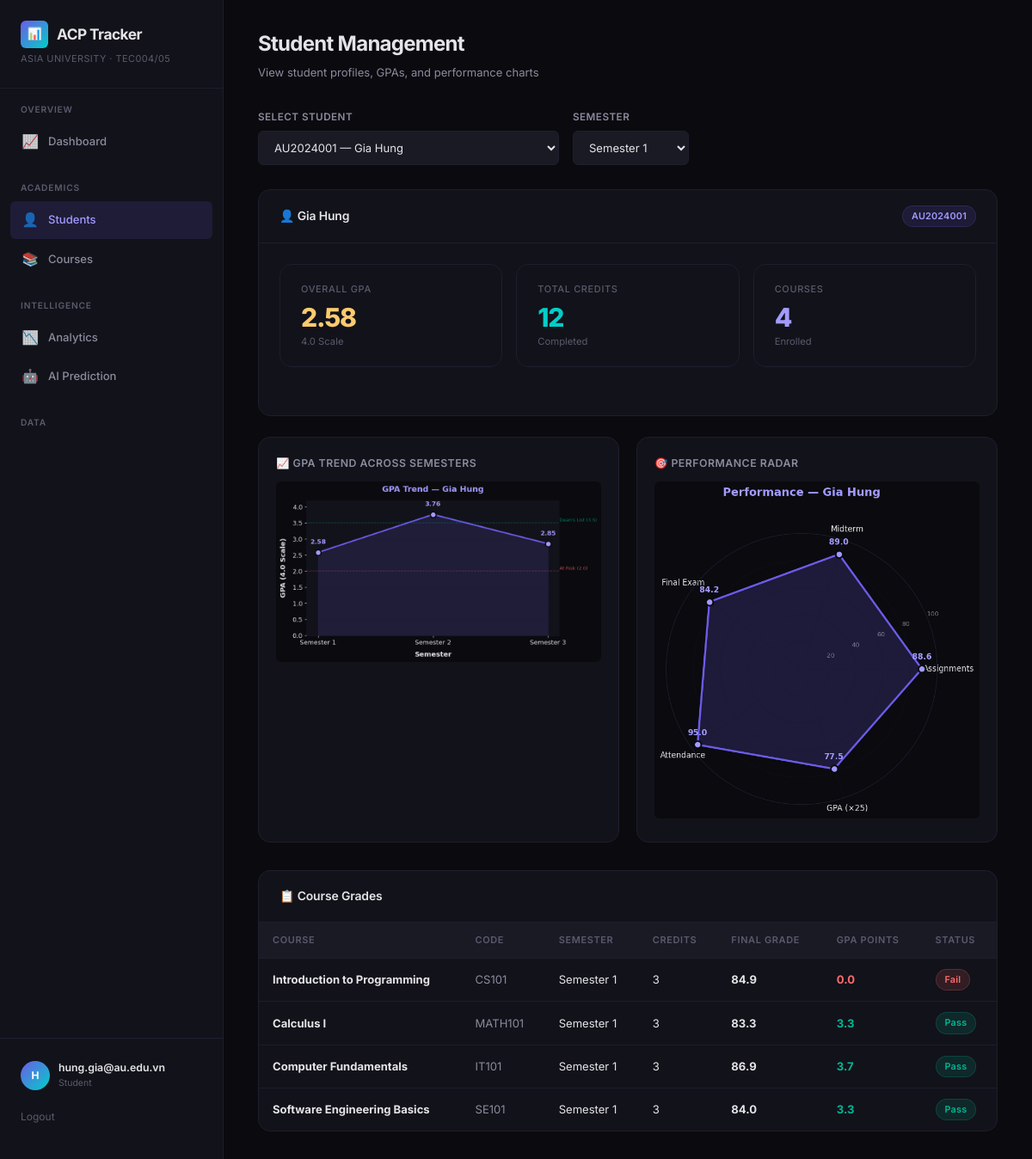
The page /students?semester_id=1 (signed in) on the database its author committed.
### tables this page shows
CREATE TABLE Students (
    id INTEGER PRIMARY KEY AUTOINCREMENT,
    student_code TEXT UNIQUE NOT NULL,
    name TEXT NOT NULL,
    email TEXT,
    date_of_birth TEXT,
    role TEXT DEFAULT 'student'
);

CREATE TABLE Grades (
    id INTEGER PRIMARY KEY AUTOINCREMENT,
    enrollment_id INTEGER NOT NULL,
    assignment_id INTEGER NOT NULL,
    score REAL,
    graded_date TEXT,
    UNIQUE(enrollment_id, assignment_id),
    FOREIGN KEY (enrollment_id) REFERENCES Enrollments(id),
    FOREIGN KEY (assignment_id) REFERENCES Assignments(id)
);

CREATE TABLE Courses (
    id INTEGER PRIMARY KEY AUTOINCREMENT,
    course_code TEXT UNIQUE NOT NULL,
    name TEXT NOT NULL,
    credits INTEGER NOT NULL,
    semester_id INTEGER NOT NULL,
    instructor_id INTEGER,
    FOREIGN KEY (semester_id) REFERENCES Semesters(id),
    FOREIGN KEY (instructor_id) REFERENCES Instructors(id)
);

CREATE TABLE Semesters (
    id INTEGER PRIMARY KEY AUTOINCREMENT,
    name TEXT NOT NULL,
    year INTEGER NOT NULL,
    start_date TEXT,
    end_date TEXT
);

### app.py (the view)
@app.route("/students")
@login_required
@require_role("admin", "instructor", "student")
def students_page():
    student_id = request.args.get("student_id", type=int)
    semester_id = request.args.get("semester_id", type=int)
    semesters = get_semesters()
    cache_bust = str(int(time.time()))
    scope_id = _student_scope_id()
    if scope_id:
        student_id = scope_id
    students = Student.all()
    if scope_id:
        students = [s for s in students if s.id == scope_id]
    selected_student = None
    gpa_info = {"gpa": 0, "total_credits": 0, "courses_count": 0}
    course_grades = []
    charts = {"trend": "empty.png", "radar": "empty.png"}
    if student_id:
        selected_student = Student.from_db(student_id)
        if selected_student:
            gpa_info = calculate_gpa(student_id, semester_id)
            df = get_student_course_grades(semester_id)
            if not df.empty:
                course_grades = df[df["student_id"] == student_id].to_dict("records")
            trend_file = gpa_trend_line(
                get_student_semester_gpas(student_id), selected_student.name, f"trend_{student_id}.png"
            )
            radar_file = performance_radar(
                get_student_performance_radar(student_id, semester_id),
                selected_student.name, f"radar_{student_id}.png",
            )
            charts = {"trend": trend_file, "radar": radar_file}
    return render_template(
        "students.html",
        active_page="students",
        students=students,
        semesters=semesters,
        current_semester=semester_id,
        selected_student=selected_student,
        gpa_info=gpa_info,
        course_grades=course_grades,
        charts=charts,
        cache_bust=cache_bust,
    )

### analytics/engine.py (called while the page is built)
def _calculate_course_grade(group):
    total = 0.0
    weight_sum = 0.0
    for _, row in group.iterrows():
        if pd.notna(row["score"]):
            total += (row["score"] / row["max_score"]) * row["weight"]
            weight_sum += row["weight"]
    if weight_sum == 0:
        return None
    return round((total / weight_sum) * 100, 2)

def calculate_gpa(student_id, semester_id=None):
    df = get_student_course_grades(semester_id)
    if df.empty:
        return {"gpa": 0.0, "total_credits": 0, "courses_count": 0}
    student_df = df[df["student_id"] == student_id]
    if student_df.empty:
        return {"gpa": 0.0, "total_credits": 0, "courses_count": 0}
    weighted_sum = (student_df["gpa_points"] * student_df["credits"]).sum()
    total_credits = student_df["credits"].sum()
    gpa = round(weighted_sum / total_credits, 2) if total_credits > 0 else 0.0
    return {
        "gpa": gpa,
        "total_credits": int(total_credits),
        "courses_count": len(student_df),
    }

def get_student_semester_gpas(student_id):
    with get_connection() as conn:
        semesters = conn.execute("SELECT * FROM Semesters ORDER BY id").fetchall()
    trend = []
    for sem in semesters:
        gpa_info = calculate_gpa(student_id, sem["id"])
        trend.append({
            "semester_id": sem["id"],
            "semester_name": sem["name"],
            "gpa": gpa_info["gpa"],
        })
    return trend

### app.py (called while the page is built)
def get_semesters():
    return execute_query("SELECT * FROM Semesters ORDER BY id", fetchall=True)

def _student_scope_id():
    if session.get("user_role") == "student":
        return session.get("user_id", 1)
    return None

### config.py (called while the page is built)
def score_to_gpa4(score):
    for (low, high), gpa in GPA_SCALE.items():
        if low <= score <= high:
            return gpa
    return 0.0

### database/connection.py (called while the page is built)
@contextmanager
def get_connection():
    conn = sqlite3.connect(config.DB_PATH)
    conn.row_factory = sqlite3.Row
    conn.execute("PRAGMA foreign_keys = ON")
    try:
        yield conn
        conn.commit()
    except Exception:
        conn.rollback()
        raise
    finally:
        conn.close()

def execute_query(query, params=(), fetchone=False, fetchall=False):
    with get_connection() as conn:
        cursor = conn.execute(query, params)
        if fetchone:
            return cursor.fetchone()
        if fetchall:
            return cursor.fetchall()
        return cursor.lastrowid

### templates/students.html (shortened to what this page needs)
{% extends "base.html" %}
{% block content %}
<div class="page-header">
    <h2>Student Management</h2>
    <p class="page-subtitle">View student profiles, GPAs, and performance charts</p>
</div>
<div style="display: flex; gap: 16px; margin-bottom: 28px; align-items: flex-end;">
    <div class="form-group" style="margin-bottom: 0; flex: 1; max-width: 350px;">
        <label class="form-label">Select Student</label>
        <select class="form-select" id="student-select" onchange="window.location.href='{{ url_for('students_page') }}?student_id=' + this.value">
            {% for s in students %}
                <option value="{{ s.id }}" {% if selected_student and selected_student.id == s.id %}selected{% endif %}>
                    {{ s.student_code }} — {{ s.name }}
                </option>
            {% endfor %}
        </select>
    </div>
    <div class="form-group" style="margin-bottom: 0; max-width: 200px;">
        <label class="form-label">Semester</label>
        <select class="form-select" id="semester-select" onchange="updateStudentPage()">
            {% for sem in semesters %}
                <option value="{{ sem.id }}" {% if current_semester == sem.id %}selected{% endif %}>{{ sem.name }}</option>
            {% endfor %}
        </select>
    </div>
</div>
{% if selected_student %}
<div class="card animate-in" style="margin-bottom: 24px;">
    <div class="card-header">
        <h3>👤 {{ selected_student.name }}</h3>
        <span class="badge badge-accent">{{ selected_student.student_code }}</span>
    </div>
    <div class="card-body">
        <div class="stats-grid">
            <div class="stat-card">
                <div class="stat-label">Overall GPA</div>
                <div class="stat-value {% if gpa_info.gpa >= 3.0 %}success{% elif gpa_info.gpa >= 2.0 %}warning{% else %}danger{% endif %}">
                    {{ "%.2f"|format(gpa_info.gpa) }}
                </div>
                <div class="stat-change">4.0 Scale</div>
            </div>
            <div class="stat-card">
                <div class="stat-label">Total Credits</div>
                <div class="stat-value teal">{{ gpa_info.total_credits }}</div>
                <div class="stat-change">Completed</div>
            </div>
            <div class="stat-card">
                <div class="stat-label">Courses</div>
                <div class="stat-value accent">{{ gpa_info.courses_count }}</div>
                <div class="stat-change">Enrolled</div>
            </div>
        </div>
    </div>
</div>
<div class="charts-grid">
    <div class="chart-container">
        <div class="chart-title">📈 GPA Trend Across Semesters</div>
        <img src="{{ url_for('static', filename='charts/' + charts.trend) }}?t={{ cache_bust }}" alt="GPA Trend">
    </div>
    <div class="chart-container">
        <div class="chart-title">🎯 Performance Radar</div>
        <img src="{{ url_for('static', filename='charts/' + charts.radar) }}?t={{ cache_bust }}" alt="Performance Radar">
    </div>
</div>
<div class="card animate-in">
    <div class="card-header">
        <h3>📋 Course Grades</h3>
    </div>
    <div class="card-body flush">
        <table class="data-table" id="student-grades-table">
            <thead>
                <tr>
                    <th>Course</th>
                    <th>Code</th>
                    <th>Semester</th>
                    <th>Credits</th>
                    <th>Final Grade</th>
                    <th>GPA Points</th>
                    <th>Status</th>
                </tr>
            </thead>
            <tbody>
                {% for g in course_grades %}
                <tr>
                    <td><strong>{{ g.course_name }}</strong></td>
                    <td style="color: var(--text-secondary);">{{ g.course_code }}</td>
                    <td>{{ g.semester_name }}</td>
                    <td>{{ g.credits }}</td>
                    <td style="font-weight: 700;">{{ "%.1f"|format(g.final_grade) if g.final_grade else 'N/A' }}</td>
                    <td>
                        <span style="color: {% if g.gpa_points >= 3.0 %}var(--success){% elif g.gpa_points >= 2.0 %}var(--warning){% else %}var(--danger){% endif %}; font-weight: 700;">
                            {{ "%.1f"|format(g.gpa_points) }}
                        </span>
                    </td>
                    <td>
                        {% if g.gpa_points >= 3.0 %}
                            <span class="badge badge-success">Pass</span>
                        {% elif g.gpa_points >= 1.0 %}
                            <span class="badge badge-warning">Pass</span>
                        {% else %}
                            <span class="badge badge-danger">Fail</span>
                        {% endif %}
                    </td>
                </tr>
                {% endfor %}
            </tbody>
        </table>
    </div>
</div>
{% endif %}
{% endblock %}

### templates/base.html (shortened to what this page needs)
<!DOCTYPE html>
<html lang="en">
<head>
    <link rel="stylesheet" href="{{ url_for('static', filename='css/style.css') }}">
</head>
<body>
    <div class="app-layout">
        <aside class="sidebar">
            <div class="sidebar-brand">
                <h1>
                    <span class="brand-icon">📊</span>
                    ACP Tracker
                </h1>
                <div class="brand-sub">Asia University · TEC004/05</div>
            </div>
            <nav class="sidebar-nav">
                <div class="nav-section">
                    <div class="nav-section-title">Overview</div>
                    <a href="{{ url_for('dashboard') }}" class="nav-link {% if active_page == 'dashboard' %}active{% endif %}" id="nav-dashboard">
                        <span class="nav-icon">📈</span> Dashboard
                    </a>
                </div>
                <div class="nav-section">
                    <div class="nav-section-title">Academics</div>
                    <a href="{{ url_for('students_page') }}" class="nav-link {% if active_page == 'students' %}active{% endif %}" id="nav-students">
                        <span class="nav-icon">👤</span> Students
                    </a>
                    <a href="{{ url_for('courses_page') }}" class="nav-link {% if active_page == 'courses' %}active{% endif %}" id="nav-courses">
                        <span class="nav-icon">📚</span> Courses
                    </a>
                </div>
                <div class="nav-section">
                    <div class="nav-section-title">Intelligence</div>
                    <a href="{{ url_for('analytics_page') }}" class="nav-link {% if active_page == 'analytics' %}active{% endif %}" id="nav-analytics">
                        <span class="nav-icon">📉</span> Analytics
                    </a>
                    <a href="{{ url_for('prediction_page') }}" class="nav-link {% if active_page == 'prediction' %}active{% endif %}" id="nav-prediction">
                        <span class="nav-icon">🤖</span> AI Prediction
                    </a>
                </div>
                <div class="nav-section">
                    <div class="nav-section-title">Data</div>
                </div>
            </nav>
            <div class="sidebar-footer">
                <div class="user-badge">
                    <div class="user-avatar">{{ (session.get('user_name', 'A'))[0] | upper }}</div>
                    <div class="user-info">
                        <div class="user-name">{{ session.get('user_name', 'Guest') }}</div>
                        <div class="user-role">{{ session.get('user_role', 'guest') }}</div>
                    </div>
                </div>
                {% if session.get('user_role') %}
                <a href="{{ url_for('logout') }}" style="display:block; margin-top:12px; font-size:0.8rem; color: var(--text-tertiary);">Logout</a>
                {% else %}
                <a href="{{ url_for('login') }}" style="display:block; margin-top:12px; font-size:0.8rem; color: var(--accent-secondary);">Login</a>
                {% endif %}
            </div>
        </aside>
        <main class="main-content">
            {% block content %}{% endblock %}
        </main>
    </div>
</body>
</html>

### rows shown on the page
Students: get "hung.gia@au.edu.vn", name "Gia Hung", student_code "AU2024001"
Grades: course_name "Introduction to Programming", course_code "CS101", semester_name "Semester 1", credits "3", final_grade "84.9", gpa_points "0.0", shows "Fail"
Courses: course_name "Calculus I", course_code "MATH101"
Semesters: semester_name "Semester 1" "Semester 1" "Semester 1"
Courses: course_name "Computer Fundamentals", course_code "IT101"
Courses: course_name "Software Engineering Basics", course_code "SE101"

### other values the page prints
{{ (session.get('user_name', 'A'))[0] | upper }} "H"
{{ session.get('user_role', 'guest') }} "Student"
{{ "%.2f"|format(gpa_info.gpa) }} "2.58"
{{ gpa_info.total_credits }} "12"
{{ gpa_info.courses_count }} "4"
{{ g.credits }} "3" "3" "3"
{{ "%.1f"|format(g.final_grade) if g.final_grade else 'N/A' }} "83.3" "86.9" "84.0"
{{ "%.1f"|format(g.gpa_points) }} "3.3" "3.7" "3.3"
form field value "AU2024001 — Gia Hung"
form field value "Semester 1"
